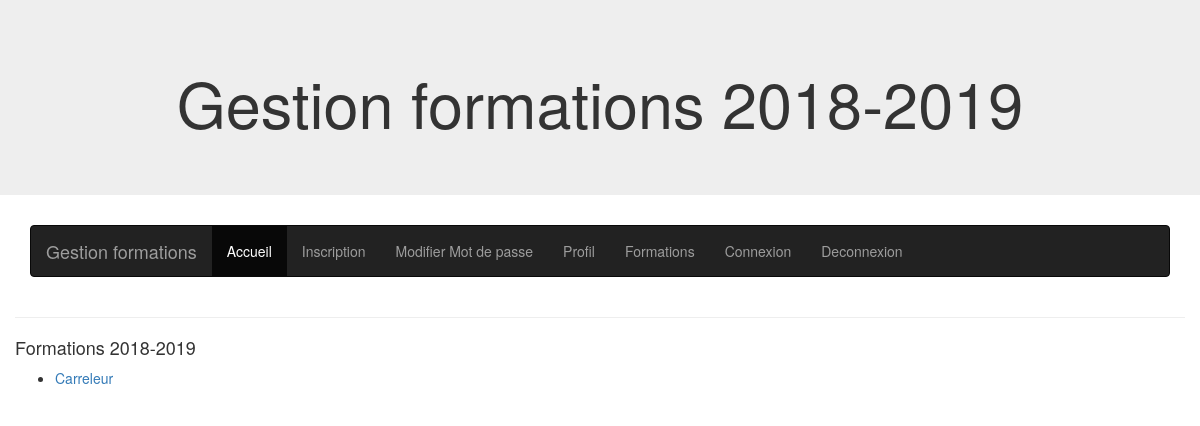
The page /training/ on the database as committed earlier.
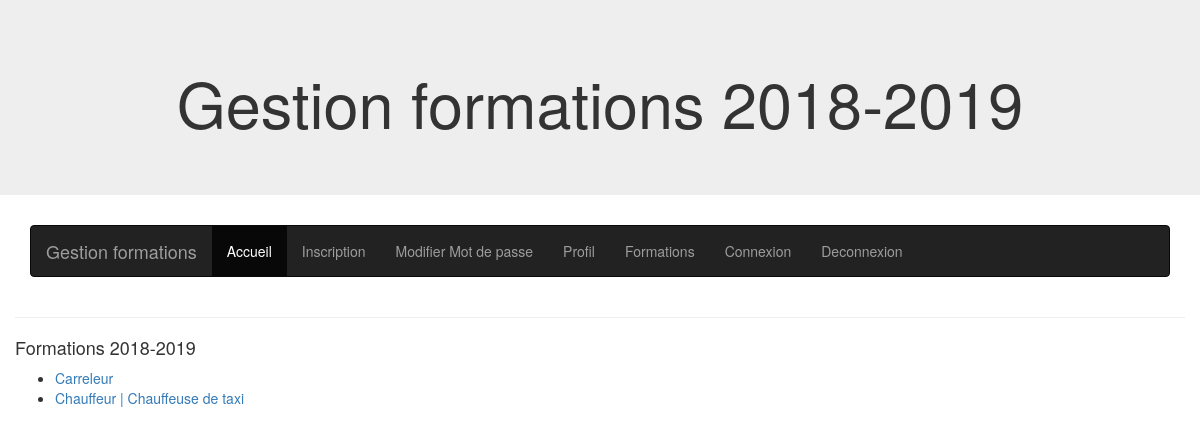
The same page on the database as committed later.
### training/models.py (models this page shows)
class Training(models.Model):
    name=models.CharField(verbose_name='Nom de la formation', max_length=150)
    description=models.TextField(verbose_name='Description')
    price=models.DecimalField(verbose_name='Prix',max_digits=6,decimal_places=2)
    category=models.ForeignKey(Category,on_delete=models.CASCADE)
    number_hours=models.IntegerField(verbose_name='Nombre d''heures')
    teacher=models.ForeignKey(Profile,on_delete=models.CASCADE,verbose_name='Formateur',
                              limit_choices_to={'user_type': 2})
    class Meta:
        verbose_name='Formation'
        verbose_name_plural = 'Formations'
    def __str__(self):
        return self.name

### training/views.py (the view)
# urls.py: path('',views.TrainingListView.as_view(),name='list_training'),
class TrainingListView(ListView):
    model = Training
    template_name = 'training/training_list.html'
    queryset = Training.objects.all()

### training/templates/training/training_list.html
{% extends 'base.html' %}
{% block content %}
    <h4>Formations 2018-2019</h4>
    <ul>
        {% for training in object_list %}
            <li> <a href="{% url 'training:detail_training' id=training.pk %}">{{ training }}</a></li>
        {% endfor %}
    </ul>
{% endblock content %}

### templates/base.html (shortened to what this page needs)
<!DOCTYPE html>
<html lang="fr">
<head>
    <link rel="stylesheet" href="https://maxcdn.bootstrapcdn.com/bootstrap/3.4.0/css/bootstrap.min.css">
</head>
<body>
      <div class="jumbotron text-center">
          <div>
              <h1>Gestion formations 2018-2019</h1>
          </div>
      </div>
    <div class="container">
        {% include 'nav.html'%}
    </div>
        <div class="container">
              <div class="row justify-content-center">
                <div class="col-8">
                  <hr class="mt-0 mb-4">
                  {% block content %}
                  {% endblock %}
                </div>
              </div>
        </div>
</body>
</html>

### templates/nav.html
<nav class="navbar navbar-inverse">
  <div class="container-fluid">
    <div class="navbar-header">
      <a class="navbar-brand" href="{% url 'home:home' %}">Gestion formations</a>
    </div>
    <ul class="nav navbar-nav">
      <li class="active"><a href="{% url 'home:home' %}">Accueil</a></li>
      <li><a href="{% url 'sign_up'%}">Inscription</a></li>
      <li><a href="{% url 'change_password'%}">Modifier Mot de passe</a></li>
      <li><a href="{% url 'edit_profile'%}">Profil</a></li>
      <li><a href="{% url 'training:list_training' %}">Formations</a></li>
      <li><a href="{% url 'login' %}">Connexion</a></li>
      <li><a href="{% url 'logout' %}">Deconnexion</a>  </li>
    </ul>
  </div>
</nav>

Rows that differ between the two databases and show on the page:
added Training: name "Chauffeur | Chauffeuse de taxi"
